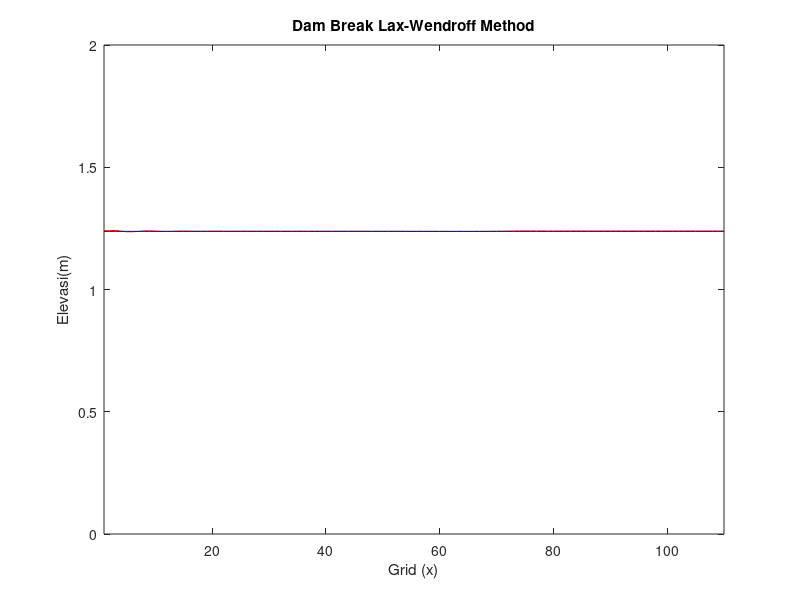

MATLAB code for this plot:
% Program Saint-venant
% Kasus: Dam Break
% Lax Wendroff
% Script by Taruma (25017046), hi@taruma.info
% Dokumentasi: Hidrolika T03 20180220.pdf

% Initiate Program
clc;
clear;

% Sumbu x didefinisikan dengan i
% Waktu didefinisikan dengan t
% Saluran diasumsikan berbentuk segi-empat

% ===============================
% Peubah dan Konstanta 
g = 9.8;    % percepatan gravitasi
n = 0;      % koefisien kekasaran
beta = 1;   % koefisien koreksi

dx = 0.5;   % length/grid step
dt = 0.05;  % time step

time = 15;  % Waktu simulasi
tout = 0.01;   % Plot tiap waktu tout

% Kondisi Dam
b = 1;      % Lebar saluran
h1 = 1.5;   % Tinggi muka air di kiri (hulu)
h2 = 1;     % Tinggi muka air di kanan (hilir)
lf = 55;    % Panjang saluran

% Grid
imax = lf/dx;   % Jumlah grid untuk jarak (panjang saluran/jarak grid)
tmax = time/dt; % Jumlah time step (waktu simulasi/time step)

% Pendefinisian peubah dan kondisi inisial
% Peubah nol
Q = zeros(1, imax); % Debit Q = Q0_0
z = zeros(1, imax); % tinggi datum terhadap dasar permukaan saluran
A = zeros(1, imax); % Luas permukaan
R = zeros(1, imax); % Jari-jari hidrolis = Luas permukaan / Keliling basah
h = zeros(1, imax); % kedalaman air
P = zeros(1, imax); % Keliling basah

% ------ Solusi Analitik -----
hex = h;            % kedalaman air exact (solusi analitik)

% Kondisi awal
for i = 1:imax
    if i <= imax/2
        h(i) = h1;
    else
        h(i) = h2;
    end
    % A, P, R harus didefinisikan dari awal karena akan digunakan saat mencari nilai A.h_.h dgn . = m/p
    A(i) = b * h(i);    
    P(i) = b + 2*h(i);
    R(i) = A(i) / P(i);
end

% Kondisi terhadap waktu -- LW --
An = A; % An = Ap1_0
Qn = Q; % Qn = Qp1_0

% ------ Lax-Wendroff --------
% Pengulangan waktu
for t = 1 : tmax
    
    for i = 2:imax-1
    % Initial
        A(i) = b * h(i);
        P(i) = b + 2*h(i);
        R(i) = A(i) / P(i);
    
    % Lax Scheme
    % Calculate intermediate mesh points
    % Nilai tengah + - half (1/2)
        A0_ph = (A(i) + A(i+1))/2;
        A0_mh = (A(i) + A(i-1))/2;
        Q0_ph = (Q(i) + Q(i+1))/2;
        Q0_mh = (Q(i) + Q(i-1))/2;
    
    % Kontinuitas
        % Right
        Aph_ph = A0_ph - dt/dx * (Q(i+1)-Q(i))/2;
        % Left
        Aph_mh = A0_mh - dt/dx * (Q(i)-Q(i-1))/2;
    
    % Momentum
        I4 = g * Q(i) * abs(Q(i)) * n^2 / ((A(i) * R(i)^(4/3)));
        % Right
        I2_r = beta * ((Q(i+1)^2/A(i+1)) - (Q(i)^2/A(i)))/dx;
        I3_r = g * A(i) * ((h(i+1)+z(i+1)) - (h(i)+z(i)))/dx; 
        
        Qph_ph = Q0_ph - dt/2 * (I2_r + I3_r + I4);
        
        % Left
        I2_l = beta * ((Q(i)^2/A(i)) - (Q(i-1)^2/A(i-1)))/dx;
        I3_l = g * A(i) * ((h(i)+z(i)) - (h(i-1)+z(i-1)))/dx;
        
        Qph_mh = Q0_mh - dt/2 * (I2_l + I3_l + I4);

    % Nilai i+1/2 dan i-1/2 dan t+1/2
    % Storing value of intermediate mesh points
        hph_ph = Aph_ph/b;
        hph_mh = Aph_mh/b;
        zph_ph = (z(i)+z(i+1))/2;
        zph_mh = (z(i)+z(i-1))/2;
    
    % Wendroff Scheme
    % for i = 2:imax-1
       % Kontinuitas
       An(i) = A(i) - dt/dx *(Qph_ph - Qph_mh);
       
       % Momentum
       I2_w = beta * ((Qph_ph^2/Aph_ph - (Qph_mh^2/Aph_mh)))/dx;
       I3_w = g * A(i) * ((hph_ph+zph_ph) - (hph_mh+zph_mh))/dx;
       
       Qn(i) = Q(i) - dt * (I2_w + I3_w + I4);
    end
    
    % Syarat Batas
    Qn(1) = Qn(2);
    Qn(imax) = Qn(imax-1);
    An(1) = An(2);
    An(imax) = An(imax-1);
    
    % Current -> Next Step
    A = An;
    Q = Qn;
    
    % Tinggi H
    for i = 1:imax
        h(i) = A(i)/b; 
    end     

    % Solusi Analitis
    hm = 1.237805;
    cm = sqrt(g * hm);
    xa = (imax - 1)/2 * dx - (t * dt) * sqrt(g*1.5);
    xb = (imax - 1)/2 * dx + (t * dt) * (2 * sqrt(g * 1.5) - 3 * cm);
    xc = (imax - 1)/2 * dx + (t * dt) * (2 * cm^2 * (sqrt(g * 1.5) - cm) / (cm^2-g*1));
    
    for i = 1 : imax
        if (i - 1) * dx <= xa
            hex(i) = 1.5;
			elseif (i-1) * dx <= xb
            hex(i) = 4 / (9*g)*(sqrt(g*1.5)-(i*dx-imax/2*dx)/(2*(t*dt)))^2;
			elseif and((i-1)*dx > xb, (i-1) * dx <= xc)
            hex(i) = hm;
			else
            hex(i) = 1;
        end
    end
   
    if mod(t, tout) == 0
        p1 = plot(h,'red');
        hold on
        p2 = plot(hex,'blue');
        hold on
        
        axis manual
        axis ([1 imax 0 2]);
        title('Dam Break Lax-Wendroff Method');
        xlabel('Grid (x)');
        ylabel('Elevasi(m)');
        pause(0.001)
        hold off
    end
end